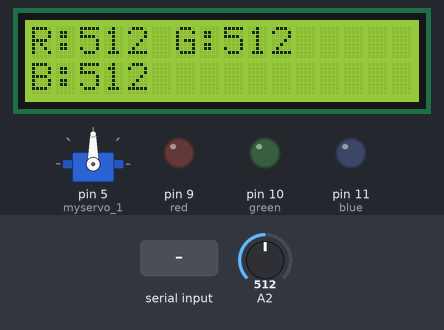
Bench run of a sketch on a simulated Arduino Uno, built with avr-gcc and run on an emulated ATmega328P. Parts: servo, 16×2 character LCD, output pins drawn as LEDs (lit = HIGH). Dashed ring = blinking. Inputs (shaded band) come from the test bench; at power-on: A2 = 512. What the sketch prints to the serial monitor is not drawn.

Above: at 1.3 s.
1.4 s: "90,45\n" received over Serial
At 1.49 s:
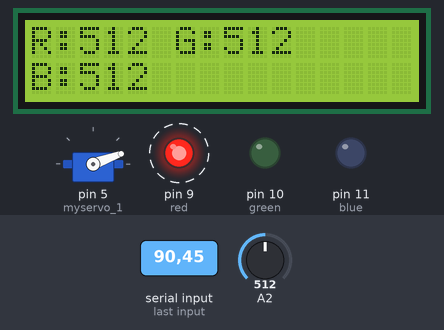
3.2 s: A2 set to 716
At 3.77 s:
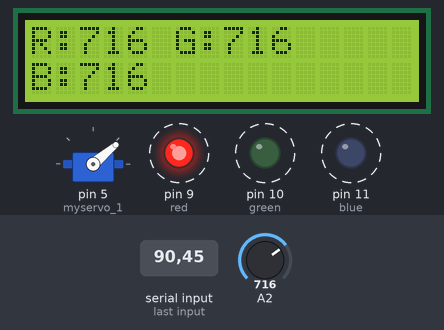
5.6 s: A2 set to 810
At 6.05 s:
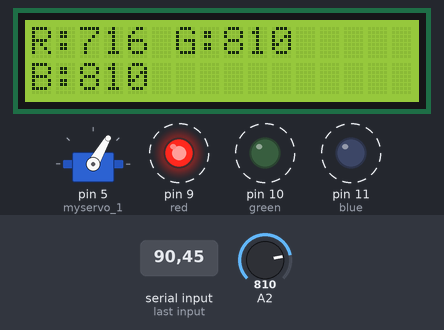
7.9 s: A2 set to 790
At 8.34 s:
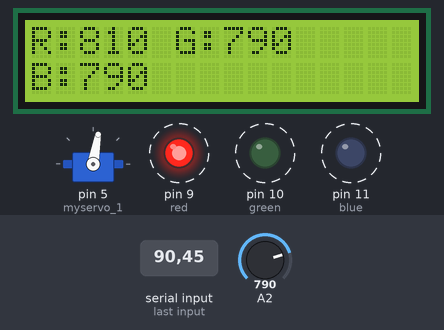
Timing chart, 0 to 21.3 s (numbered marks = the images above; inputs shaded):
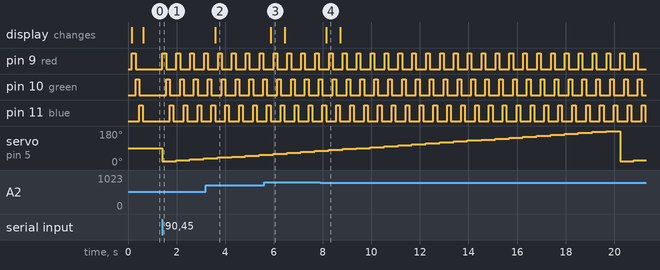

Measured:
- after the input at 1.4 s, pin 9 (red): alternates HIGH for 0.15 s and LOW for 0.42 s, starting at once; pin 10 (green): alternates HIGH for 0.15 s and LOW for 0.42 s, starting after 0.17 s
- after the input at 3.2 s, the display: changes after 0.39 s (image 2)
- after the input at 5.6 s, the display: changes after 0.27 s (image 3)
- after the input at 7.9 s, the display: changes after 0.25 s (image 4)
- what the display in image 3 shows lasts 0.5 s, from 5.9 s to 6.4 s

The sketch:

colour_detection_working.ino
```cpp
#include <LiquidCrystal.h>
const int rs = 2, en = 3, d4 = 4, d5 = 8, d6 = 12, d7 = 13;
LiquidCrystal lcd(rs, en, d4, d5, d6, d7);

#include <Servo.h>

Servo myservo_1;
Servo myservo_2;

int ldr1 = 0;
int ldr2 = 0;
int ldr3 = 0;
int d_ldr1 = 0;
int d_ldr2 = 0;
int d_ldr3 = 0;

int r_I = 255;
int g_I = 255;
int b_I = 255;
int maximum = 0;
int inside = 1;

int red = 9;
int green = 10;
int blue = 11;
int i = 1;
int color = 4;
int stop = 0;
int pos;
int cal = 0;
//int color = 0;
int detected_color = -1;

int em = 7;


void setup() {
  Serial.begin(9600);
  myservo_1.attach(5);
  // myservo_1.write(40);
  // myservo_2.attach(6);
  // myservo_2.write(160);
  delay(100);
  pinMode(red, OUTPUT);
  pinMode(green, OUTPUT);
  pinMode(blue, OUTPUT);
  // pinMode(em, OUTPUT); //EM

  pinMode(A2, INPUT);
  lcd.begin(16, 2);
}
void ManualCalibrate() {
  while (inside == 1) {
    pos = 90;
    myservo_1.write(pos);
    read_ldr();
    if (inside == 1) {
      if (ldr1 > ldr2 && ldr1 > ldr3) {
        maximum = ldr1;
      } else if (ldr2 > ldr3) {
        maximum = ldr2;
      } else {
        maximum = ldr3;
      }
      Serial.println(r_I);
      Serial.println(g_I);
      Serial.println(b_I);
      if (maximum - ldr1 < 60 && maximum - ldr2 < 60 && maximum - ldr3 < 60) {
        inside = 0;
        Serial.println("DONE");
      }
    }
  }
  //value at white
  d_ldr1 = ldr1;
  d_ldr2 = ldr2;
  d_ldr3 = ldr3;
}


void read_ldr() {
  digitalWrite(red, HIGH);
  delay(150);
  ldr1 = analogRead(A2);
  digitalWrite(red, 0);

  digitalWrite(green, HIGH);
  delay(150);
  ldr2 = analogRead(A2);
  digitalWrite(green, 0);

  digitalWrite(blue, HIGH);
  delay(150);
  ldr3 = analogRead(A2);
  digitalWrite(blue, 0);

  lcd.clear();
  lcd.setCursor(0, 0);
  lcd.print("R:");
  lcd.print(ldr1);

  lcd.print(" G:");
  lcd.print(ldr2);

  lcd.setCursor(0, 1);
  lcd.print("B:");
  lcd.print(ldr3);
  lcd.display();
  delay(100);
}

void reach_color(int h) {
  Serial.println("--------------------------------");
  // int pos = 40;
  int in = 0;
  inside = 1;
  int max_dist = 970;

  for (pos = 20; pos <= 180; pos += 5) {  // goes from 0 degrees to 180 degrees
    myservo_1.write(pos);                 // tell servo to go to position in variable 'pos'
    delay(15);                            // waits 15ms for the servo to reach the position
    read_ldr();
    // Serial.println("--------------------------------");
    // // Serial.println(color);
    // // Serial.println(pos);
    // // Serial.println(ldr1); // red
    // // Serial.println(ldr2); // green
    // // Serial.println(ldr3); // blue
    // Serial.print(ldr1);
    // Serial.print(" ");
    // Serial.print(ldr2);
    // Serial.print(" ");
    // Serial.print(ldr3);
    // Serial.print(" ");
    // Serial.println();
    int c = max(max(ldr1, ldr2), ldr3);
    int a = min(min(ldr1, ldr2), ldr3);
    int b = ldr1 + ldr2 + ldr3 - a - b;  //ascending [a,b,c]
    int threshold = 30;
    if (h == 2 && a == ldr3 && abs(ldr1 - d_ldr1) > threshold && abs(ldr2 - d_ldr2) > threshold && c < 950 && b > 800 && c>800) {
      Serial.println("The colour is reached Blue");
      break;
    }
    if (h == 0 && a == ldr1 && abs(ldr2 - d_ldr2) > threshold && abs(ldr3 - d_ldr3) > threshold && c < 950 && b > 800 && c>800 ) {
      Serial.println("The colour is reached Red");
      break;
    } if (h == 1 && a == ldr2 && abs(ldr1 - d_ldr1) > threshold && abs(ldr3 - d_ldr3) > threshold && c < 950 && b > 800 && c>800 ) {
      Serial.println("The colour is reached Green");
      break;
    }
  }
}
void loop() {
  ManualCalibrate();
  // Serial.println("Pick Up: Please enter 0, 1, 2 for R, G, B respectively");
  int h;
  while (Serial.available() > 0) {  //this while is running twice and in the second run it takes color = 0
    h = Serial.parseInt();
    Serial.println(h);
    reach_color(h);
  }
}
```
